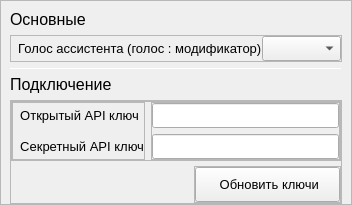
            <widget class="QWidget" name="page_settings">
             <property name="styleSheet">
              <string notr="true"/>
             </property>
             <layout class="QVBoxLayout" name="verticalLayout_6">
              <property name="spacing">
               <number>0</number>
              </property>
              <property name="leftMargin">
               <number>0</number>
              </property>
              <property name="topMargin">
               <number>0</number>
              </property>
              <property name="rightMargin">
               <number>0</number>
              </property>
              <property name="bottomMargin">
               <number>0</number>
              </property>
              <item alignment="Qt::AlignTop">
               <widget class="QFrame" name="frame_settings">
                <property name="frameShape">
                 <enum>QFrame::StyledPanel</enum>
                </property>
                <property name="frameShadow">
                 <enum>QFrame::Raised</enum>
                </property>
                <layout class="QVBoxLayout" name="verticalLayout_14">
                 <property name="spacing">
                  <number>6</number>
                 </property>
                 <property name="leftMargin">
                  <number>9</number>
                 </property>
                 <property name="topMargin">
                  <number>9</number>
                 </property>
                 <property name="rightMargin">
                  <number>9</number>
                 </property>
                 <property name="bottomMargin">
                  <number>0</number>
                 </property>
                 <item>
                  <widget class="QLabel" name="label_main_settings">
                   <property name="font">
                    <font>
                     <family>Segoe UI</family>
                     <pointsize>12</pointsize>
                    </font>
                   </property>
                   <property name="text">
                    <string>Основные</string>
                   </property>
                  </widget>
                 </item>
                 <item>
                  <widget class="QFrame" name="frame_silent_mode">
                   <property name="frameShape">
                    <enum>QFrame::StyledPanel</enum>
                   </property>
                   <property name="frameShadow">
                    <enum>QFrame::Raised</enum>
                   </property>
                   <layout class="QHBoxLayout" name="horizontalLayout_6">
                    <property name="spacing">
                     <number>0</number>
                    </property>
                    <property name="leftMargin">
                     <number>0</number>
                    </property>
                    <property name="topMargin">
                     <number>0</number>
                    </property>
                    <property name="rightMargin">
                     <number>0</number>
                    </property>
                    <property name="bottomMargin">
                     <number>0</number>
                    </property>
                    <item>
                     <widget class="QLabel" name="label_silent_mode">
                      <property name="font">
                       <font>
                        <family>Segoe UI</family>
                        <pointsize>10</pointsize>
                        <weight>50</weight>
                        <bold>false</bold>
                       </font>
                      </property>
                      <property name="text">
                       <string>  Голос ассистента (голос : модификатор)</string>
                      </property>
                     </widget>
                    </item>
                    <item alignment="Qt::AlignRight">
                     <widget class="QComboBox" name="comboBox">
                      <property name="sizePolicy">
                       <sizepolicy hsizetype="Preferred" vsizetype="Preferred">
                        <horstretch>0</horstretch>
                        <verstretch>0</verstretch>
                       </sizepolicy>
                      </property>
                      <property name="minimumSize">
                       <size>
                        <width>0</width>
                        <height>25</height>
                       </size>
                      </property>
                      <property name="maximumSize">
                       <size>
                        <width>250</width>
                        <height>16777215</height>
                       </size>
                      </property>
                      <property name="font">
                       <font>
                        <family>Segoe UI</family>
                        <pointsize>10</pointsize>
                       </font>
                      </property>
                      <property name="currentText">
                       <string/>
                      </property>
                      <property name="currentIndex">
                       <number>-1</number>
                      </property>
                      <property name="maxVisibleItems">
                       <number>30</number>
                      </property>
                      <property name="sizeAdjustPolicy">
                       <enum>QComboBox::AdjustToContents</enum>
                      </property>
                      <property name="placeholderText">
                       <string/>
                      </property>
                     </widget>
                    </item>
                   </layout>
                  </widget>
                 </item>
                 <item>
                  <widget class="Line" name="separator">
                   <property name="minimumSize">
                    <size>
                     <width>0</width>
                     <height>1</height>
                    </size>
                   </property>
                   <property name="maximumSize">
                    <size>
                     <width>16777215</width>
                     <height>1</height>
                    </size>
                   </property>
                   <property name="orientation">
                    <enum>Qt::Horizontal</enum>
                   </property>
                  </widget>
                 </item>
                 <item>
                  <widget class="QLabel" name="label_connection_settings">
                   <property name="font">
                    <font>
                     <family>Segoe UI</family>
                     <pointsize>12</pointsize>
                    </font>
                   </property>
                   <property name="text">
                    <string>Подключение</string>
                   </property>
                  </widget>
                 </item>
                 <item>
                  <widget class="QFrame" name="frame_keys">
                   <property name="frameShape">
                    <enum>QFrame::StyledPanel</enum>
                   </property>
                   <property name="frameShadow">
                    <enum>QFrame::Raised</enum>
                   </property>
                   <layout class="QVBoxLayout" name="verticalLayout_10">
                    <property name="spacing">
                     <number>5</number>
                    </property>
                    <property name="leftMargin">
                     <number>0</number>
                    </property>
                    <property name="topMargin">
                     <number>0</number>
                    </property>
                    <property name="rightMargin">
                     <number>0</number>
                    </property>
                    <property name="bottomMargin">
                     <number>0</number>
                    </property>
                    <item alignment="Qt::AlignTop">
                     <widget class="QFrame" name="frame_api">
                      <property name="frameShape">
                       <enum>QFrame::StyledPanel</enum>
                      </property>
                      <property name="frameShadow">
                       <enum>QFrame::Raised</enum>
                      </property>
                      <layout class="QHBoxLayout" name="horizontalLayout_7">
                       <property name="spacing">
                        <number>6</number>
                       </property>
                       <property name="leftMargin">
                        <number>0</number>
                       </property>
                       <property name="topMargin">
                        <number>0</number>
                       </property>
                       <property name="rightMargin">
                        <number>0</number>
                       </property>
                       <property name="bottomMargin">
                        <number>0</number>
                       </property>
                       <item>
                        <widget class="QFrame" name="frame_label_api">
                         <property name="frameShape">
                          <enum>QFrame::StyledPanel</enum>
                         </property>
                         <property name="frameShadow">
                          <enum>QFrame::Raised</enum>
                         </property>
                         <layout class="QVBoxLayout" name="verticalLayout_12">
                          <property name="spacing">
                           <number>6</number>
                          </property>
                          <property name="leftMargin">
                           <number>0</number>
                          </property>
                          <property name="topMargin">
                           <number>0</number>
                          </property>
                          <property name="rightMargin">
                           <number>0</number>
                          </property>
                          <property name="bottomMargin">
                           <number>0</number>
                          </property>
                          <item alignment="Qt::AlignLeft">
                           <widget class="QLabel" name="label_api">
                            <property name="font">
                             <font>
                              <family>Segoe UI</family>
                              <pointsize>10</pointsize>
                             </font>
                            </property>
                            <property name="text">
                             <string>  Открытый API ключ</string>
                            </property>
                           </widget>
                          </item>
                          <item>
                           <widget class="QLabel" name="label_secret_api">
                            <property name="font">
                             <font>
                              <family>Segoe UI</family>
                              <pointsize>10</pointsize>
                             </font>
                            </property>
                            <property name="text">
                             <string>  Секретный API ключ</string>
                            </property>
                           </widget>
                          </item>
                         </layout>
                        </widget>
                       </item>
                       <item>
                        <widget class="QFrame" name="frame_line_api">
                         <property name="frameShape">
                          <enum>QFrame::StyledPanel</enum>
                         </property>
                         <property name="frameShadow">
                          <enum>QFrame::Raised</enum>
                         </property>
                         <layout class="QVBoxLayout" name="verticalLayout_11">
                          <property name="spacing">
                           <number>6</number>
                          </property>
                          <property name="leftMargin">
                           <number>0</number>
                          </property>
                          <property name="topMargin">
                           <number>0</number>
                          </property>
                          <property name="rightMargin">
                           <number>0</number>
                          </property>
                          <property name="bottomMargin">
                           <number>0</number>
                          </property>
                          <item>
                           <widget class="QLineEdit" name="line_api">
                            <property name="minimumSize">
                             <size>
                              <width>0</width>
                              <height>25</height>
                             </size>
                            </property>
                            <property name="maximumSize">
                             <size>
                              <width>16777215</width>
                              <height>25</height>
                             </size>
                            </property>
                            <property name="font">
                             <font>
                              <family>Segoe UI</family>
                              <pointsize>10</pointsize>
                             </font>
                            </property>
                           </widget>
                          </item>
                          <item>
                           <widget class="QLineEdit" name="line_secret_api">
                            <property name="minimumSize">
                             <size>
                              <width>0</width>
                              <height>25</height>
                             </size>
                            </property>
                            <property name="maximumSize">
                             <size>
                              <width>16777215</width>
                              <height>25</height>
                             </size>
                            </property>
                            <property name="font">
                             <font>
                              <family>Segoe UI</family>
                              <pointsize>10</pointsize>
                             </font>
                            </property>
                           </widget>
                          </item>
                         </layout>
                        </widget>
                       </item>
                      </layout>
                     </widget>
                    </item>
                    <item alignment="Qt::AlignRight">
                     <widget class="QFrame" name="frame_update">
                      <property name="frameShape">
                       <enum>QFrame::StyledPanel</enum>
                      </property>
                      <property name="frameShadow">
                       <enum>QFrame::Raised</enum>
                      </property>
                      <layout class="QHBoxLayout" name="horizontalLayout_9">
                       <property name="spacing">
                        <number>0</number>
                       </property>
                       <property name="leftMargin">
                        <number>0</number>
                       </property>
                       <property name="topMargin">
                        <number>0</number>
                       </property>
                       <property name="rightMargin">
                        <number>0</number>
                       </property>
                       <property name="bottomMargin">
                        <number>0</number>
                       </property>
                       <item>
                        <widget class="QPushButton" name="btn_update">
                         <property name="minimumSize">
                          <size>
                           <width>145</width>
                           <height>35</height>
                          </size>
                         </property>
                         <property name="maximumSize">
                          <size>
                           <width>145</width>
                           <height>35</height>
                          </size>
                         </property>
                         <property name="font">
                          <font>
                           <family>Segoe UI</family>
                           <pointsize>10</pointsize>
                          </font>
                         </property>
                         <property name="cursor">
                          <cursorShape>PointingHandCursor</cursorShape>
                         </property>
                         <property name="text">
                          <string> Обновить ключи</string>
                         </property>
                         <property name="icon">
                          <iconset resource="icons.qrc">
                           <normaloff>:/icons/icons/refresh-cw.svg</normaloff>:/icons/icons/refresh-cw.svg</iconset>
                         </property>
                         <property name="iconSize">
                          <size>
                           <width>25</width>
                           <height>25</height>
                          </size>
                         </property>
                        </widget>
                       </item>
                      </layout>
                     </widget>
                    </item>
                   </layout>
                  </widget>
                 </item>
                </layout>
               </widget>
              </item>
             </layout>
            </widget>
